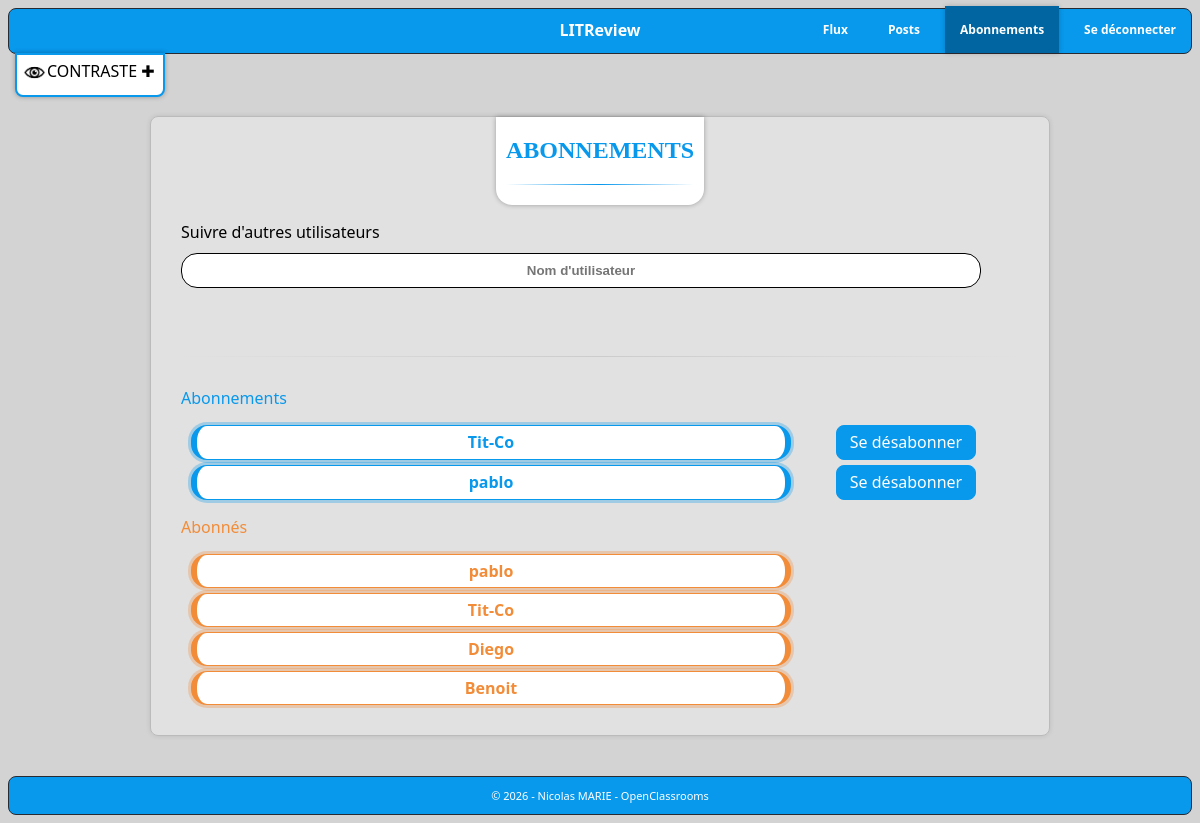
/feed/followings/ (signed in), run on an earlier commit of the app's database.
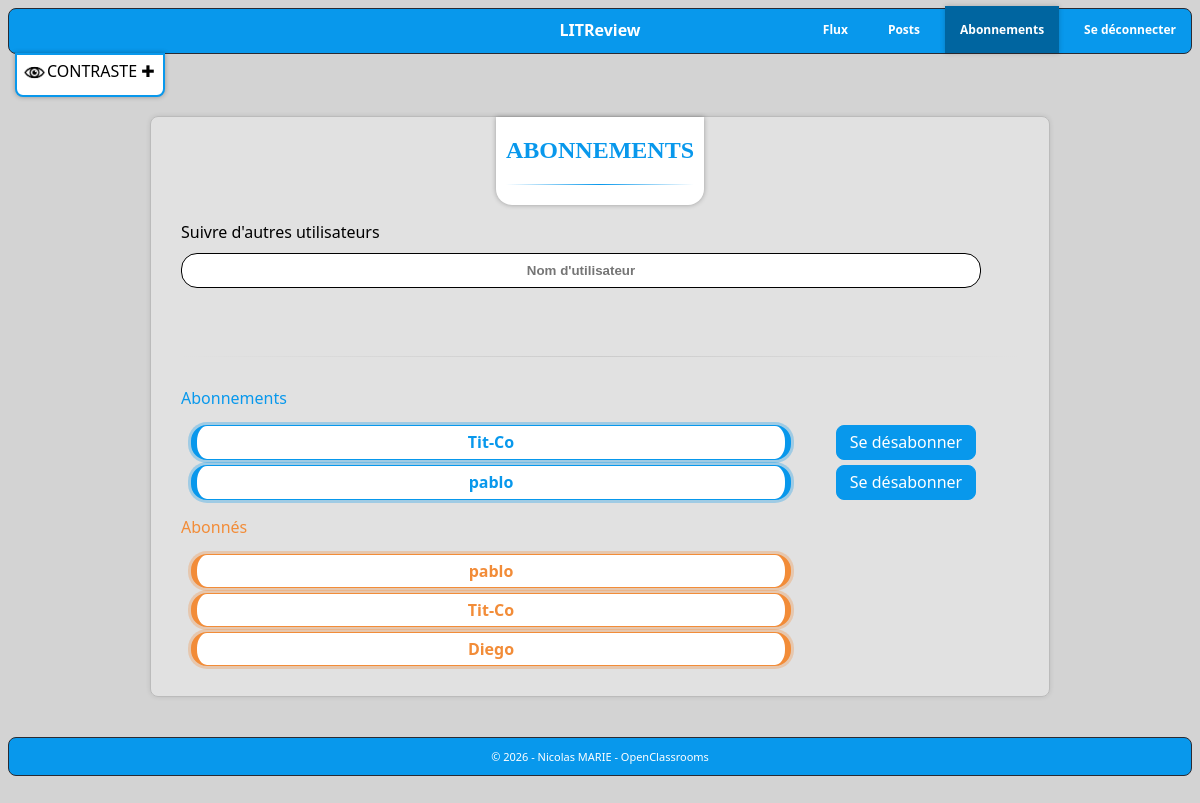
And on a later commit of the database.
### feed/models.py (models this page shows)
class UserFollows(models.Model):
    user = models.ForeignKey(to=settings.AUTH_USER_MODEL, on_delete=models.CASCADE,
                             related_name='following')
    followed_user = models.ForeignKey(to=settings.AUTH_USER_MODEL, on_delete=models.CASCADE,
                                      related_name='followed_by')
    class Meta:
        unique_together = ('user', 'followed_user', )

### accounts/models.py (models this page shows, shortened)
class User(AbstractUser):
    username = models.CharField(max_length=20, unique=True, null=False)

### feed/views.py (the view)
# urls.py: path('followings/', views.follow_user, name='follows'),
@login_required
def follow_user(request: HttpRequest) -> HttpResponse:
    if request.method == "POST":
        follow_form = FollowUsersForm(request.POST, user=request.user)
        if follow_form.is_valid():
            UserFollows.objects.create(user=request.user, followed_user=follow_form.followed_user)
            messages.success(request=request, message=f"✅ Abonnement à \"{follow_form.followed_user}\" réussi.")
        else:
            for error in follow_form.errors.values():
                messages.error(request=request, message=str(error))
        return redirect(to="feed:follows")
    else:
        follow_form = FollowUsersForm(user=request.user)
    following = (UserFollows.objects.filter(user=request.user).select_related("followed_user"))
    followed_by = (UserFollows.objects.filter(followed_user=request.user).select_related("user"))
    return render(request=request,
                  template_name="feed/followers.html",
                  context={"follow_form": follow_form, "following": following, "followed_by": followed_by})

### feed/forms.py (shortened to what this page needs)
class FollowUsersForm(forms.Form):
    username = forms.CharField(max_length=20,
                               label="",
                               widget=forms.TextInput(attrs={
                                   "placeholder": "Nom d'utilisateur",
                                   "class": "form-input",
                                   "id": "form-input",
                                   "onkeyup": "processChange()",
                               }),
                               required=True,)
    def __init__(self, *args, **kwargs):
        self.user = kwargs.pop("user")
        super().__init__(*args, **kwargs)

### feed/templates/feed/followers.html (shortened to what this page needs)
{% extends 'base_feed.html' %}
{% block content %}
<br>
<section class="content" aria-roledescription="region">
    <div class="followpage_details">
        <div class="section_title">
            <h2>ABONNEMENTS</h2>
            <div class="short-feed-separator"></div>
        </div>
        <form action="" method="post" enctype="multipart/form-data">
            <p class="follow_title">
                <label>Suivre d'autres utilisateurs</label><br>
                {{ follow_form.username }}
            </p>
            <br>
            <div class="feed-separator"></div>
            <p class="p_following">
                <label>Abonnements</label>
            </p>
            <div class="follow">
                {% if following %}
                    {% for follow in following %}
                        <p class="following">{{ follow.followed_user.username }}</p>
                        <a title="Bouton Se désabonner de {{follow.followed_user.username}}"
                           href="{% url 'feed:delete-follow' user_id=follow.followed_user.id %}">Se désabonner</a>
                        <br>
                    {% endfor %}
                {% else %}
                    <p class="empty">⮞ Vous n'avez pas d'abonnements</p>
                {% endif %}
            </div>
            <p class="p_followedby">
                <label>Abonnés</label>
            </p>
            <div class="follow">
                {% if followed_by %}
                    {% for follow in followed_by %}
                        <p class="followedby">{{ follow.user.username }}</p>
                    {% endfor %}
                {% else %}
                    <p class="empty">⮞ Vous n'avez pas d'abonnés</p>
                {% endif %}
            </div>
        </form>
    </div>
</section>
{% endblock %}

What changed in the data, as far as the page shows it:
removed UserFollows: user.username "Benoit"
